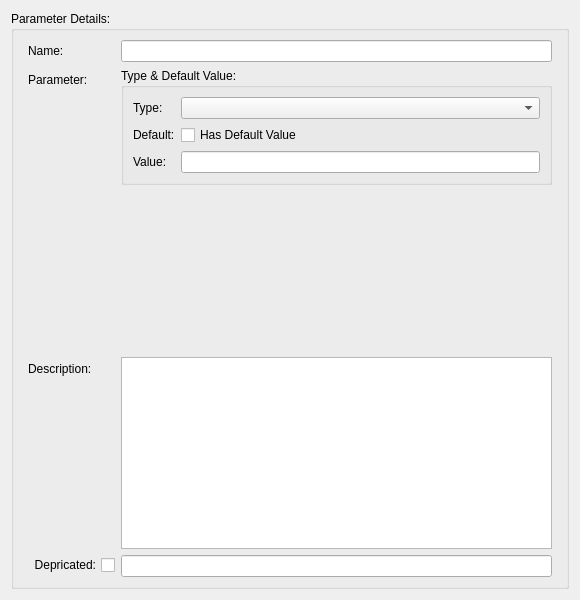
<?xml version="1.0" encoding="UTF-8"?>
<ui version="4.0">
 <class>SIMethodParamDetails</class>
 <widget class="QWidget" name="SIMethodParamDetails">
  <property name="geometry">
   <rect>
    <x>0</x>
    <y>0</y>
    <width>580</width>
    <height>600</height>
   </rect>
  </property>
  <property name="windowTitle">
   <string>Form</string>
  </property>
  <layout class="QVBoxLayout" name="verticalLayout_3">
   <item>
    <widget class="QGroupBox" name="groupBoxDetails">
     <property name="title">
      <string>Parameter Details:</string>
     </property>
     <layout class="QVBoxLayout" name="verticalLayout_2">
      <item>
       <layout class="QFormLayout" name="formLayout">
        <property name="sizeConstraint">
         <enum>QLayout::SizeConstraint::SetNoConstraint</enum>
        </property>
        <property name="rowWrapPolicy">
         <enum>QFormLayout::RowWrapPolicy::DontWrapRows</enum>
        </property>
        <property name="labelAlignment">
         <set>Qt::AlignmentFlag::AlignLeading|Qt::AlignmentFlag::AlignLeft|Qt::AlignmentFlag::AlignTop</set>
        </property>
        <property name="leftMargin">
         <number>5</number>
        </property>
        <property name="rightMargin">
         <number>5</number>
        </property>
        <item row="0" column="0">
         <widget class="QLabel" name="label">
          <property name="text">
           <string>Name:</string>
          </property>
         </widget>
        </item>
        <item row="0" column="1">
         <widget class="QLineEdit" name="editParamName"/>
        </item>
        <item row="1" column="0">
         <widget class="QLabel" name="label_3">
          <property name="text">
           <string>Parameter:</string>
          </property>
         </widget>
        </item>
        <item row="1" column="1">
         <widget class="QGroupBox" name="groupBox_3">
          <property name="sizePolicy">
           <sizepolicy hsizetype="Expanding" vsizetype="Preferred">
            <horstretch>0</horstretch>
            <verstretch>0</verstretch>
           </sizepolicy>
          </property>
          <property name="title">
           <string>Type &amp;&amp; Default Value:</string>
          </property>
          <layout class="QFormLayout" name="formLayout_2">
           <item row="0" column="0">
            <widget class="QLabel" name="label_4">
             <property name="text">
              <string>Type:</string>
             </property>
            </widget>
           </item>
           <item row="0" column="1">
            <widget class="QComboBox" name="comboParamType"/>
           </item>
           <item row="2" column="0">
            <widget class="QLabel" name="label_5">
             <property name="text">
              <string>Value:</string>
             </property>
            </widget>
           </item>
           <item row="2" column="1">
            <widget class="QLineEdit" name="editDefaultValue"/>
           </item>
           <item row="1" column="1">
            <widget class="QCheckBox" name="checkDefaultValue">
             <property name="text">
              <string>Has Default Value</string>
             </property>
            </widget>
           </item>
           <item row="1" column="0">
            <widget class="QLabel" name="label_2">
             <property name="text">
              <string>Default:</string>
             </property>
            </widget>
           </item>
          </layout>
         </widget>
        </item>
        <item row="3" column="0">
         <widget class="QLabel" name="label_7">
          <property name="text">
           <string>Description:</string>
          </property>
         </widget>
        </item>
        <item row="3" column="1">
         <widget class="QPlainTextEdit" name="textDescribe">
          <property name="sizePolicy">
           <sizepolicy hsizetype="Expanding" vsizetype="MinimumExpanding">
            <horstretch>0</horstretch>
            <verstretch>0</verstretch>
           </sizepolicy>
          </property>
          <property name="minimumSize">
           <size>
            <width>0</width>
            <height>0</height>
           </size>
          </property>
          <property name="plainText">
           <string notr="true"/>
          </property>
          <property name="overwriteMode">
           <bool>false</bool>
          </property>
          <property name="placeholderText">
           <string notr="true">Describe data here</string>
          </property>
         </widget>
        </item>
        <item row="4" column="0">
         <widget class="QCheckBox" name="checkDepricated">
          <property name="sizePolicy">
           <sizepolicy hsizetype="Expanding" vsizetype="Fixed">
            <horstretch>0</horstretch>
            <verstretch>0</verstretch>
           </sizepolicy>
          </property>
          <property name="layoutDirection">
           <enum>Qt::LayoutDirection::RightToLeft</enum>
          </property>
          <property name="text">
           <string>Depricated:</string>
          </property>
         </widget>
        </item>
        <item row="4" column="1">
         <widget class="QLineEdit" name="editDepricated">
          <property name="sizePolicy">
           <sizepolicy hsizetype="Expanding" vsizetype="Fixed">
            <horstretch>0</horstretch>
            <verstretch>0</verstretch>
           </sizepolicy>
          </property>
         </widget>
        </item>
        <item row="2" column="1">
         <spacer name="verticalSpacer">
          <property name="orientation">
           <enum>Qt::Orientation::Vertical</enum>
          </property>
          <property name="sizeHint" stdset="0">
           <size>
            <width>80</width>
            <height>80</height>
           </size>
          </property>
         </spacer>
        </item>
       </layout>
      </item>
     </layout>
    </widget>
   </item>
  </layout>
 </widget>
 <tabstops>
  <tabstop>editParamName</tabstop>
  <tabstop>comboParamType</tabstop>
  <tabstop>checkDefaultValue</tabstop>
  <tabstop>editDefaultValue</tabstop>
  <tabstop>textDescribe</tabstop>
  <tabstop>checkDepricated</tabstop>
  <tabstop>editDepricated</tabstop>
 </tabstops>
 <resources/>
 <connections/>
</ui>
